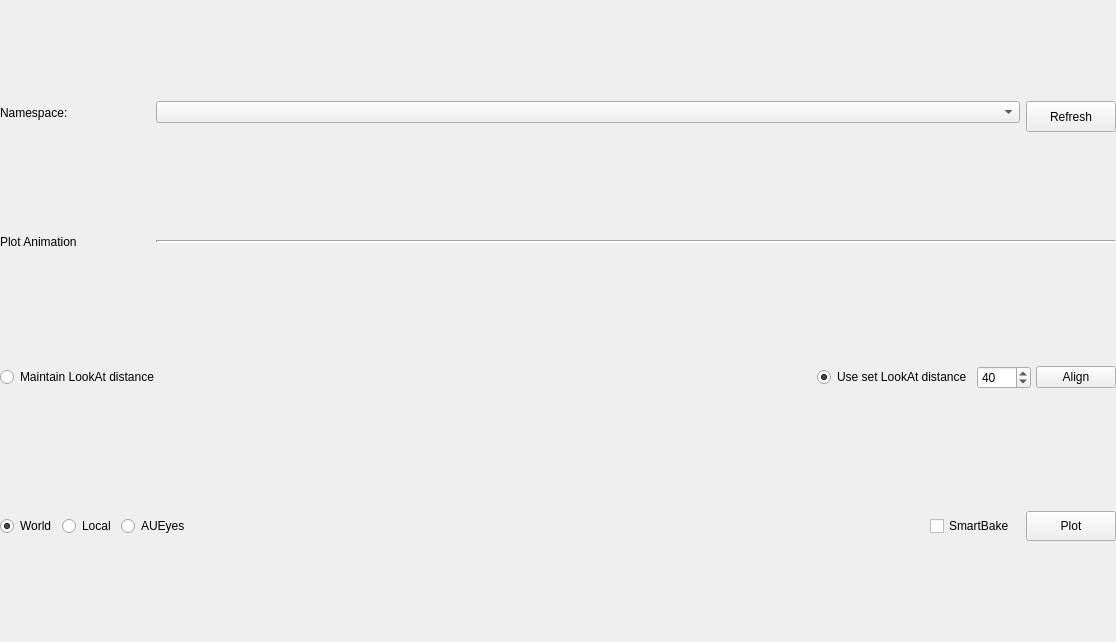
<?xml version="1.0" encoding="UTF-8"?>
<ui version="4.0">
 <class>Form</class>
 <widget class="QWidget" name="Form">
  <property name="geometry">
   <rect>
    <x>0</x>
    <y>0</y>
    <width>1116</width>
    <height>642</height>
   </rect>
  </property>
  <property name="sizePolicy">
   <sizepolicy hsizetype="Expanding" vsizetype="Preferred">
    <horstretch>0</horstretch>
    <verstretch>0</verstretch>
   </sizepolicy>
  </property>
  <property name="windowTitle">
   <string>Form</string>
  </property>
  <layout class="QVBoxLayout" name="verticalLayout">
   <property name="spacing">
    <number>5</number>
   </property>
   <property name="leftMargin">
    <number>0</number>
   </property>
   <property name="topMargin">
    <number>5</number>
   </property>
   <property name="rightMargin">
    <number>0</number>
   </property>
   <property name="bottomMargin">
    <number>5</number>
   </property>
   <item>
    <layout class="QHBoxLayout" name="layout_namespace">
     <property name="spacing">
      <number>6</number>
     </property>
     <property name="leftMargin">
      <number>0</number>
     </property>
     <property name="bottomMargin">
      <number>10</number>
     </property>
     <item>
      <widget class="QLabel" name="lbl_namespace">
       <property name="minimumSize">
        <size>
         <width>150</width>
         <height>0</height>
        </size>
       </property>
       <property name="maximumSize">
        <size>
         <width>75</width>
         <height>16777215</height>
        </size>
       </property>
       <property name="text">
        <string>Namespace:</string>
       </property>
      </widget>
     </item>
     <item>
      <widget class="QComboBox" name="cb_namespace">
       <property name="sizePolicy">
        <sizepolicy hsizetype="Expanding" vsizetype="Fixed">
         <horstretch>0</horstretch>
         <verstretch>0</verstretch>
        </sizepolicy>
       </property>
      </widget>
     </item>
     <item>
      <widget class="QPushButton" name="btn_refresh_namespace">
       <property name="minimumSize">
        <size>
         <width>90</width>
         <height>31</height>
        </size>
       </property>
       <property name="maximumSize">
        <size>
         <width>90</width>
         <height>23</height>
        </size>
       </property>
       <property name="text">
        <string>Refresh</string>
       </property>
      </widget>
     </item>
    </layout>
   </item>
   <item>
    <layout class="QHBoxLayout" name="layout_plot_label">
     <property name="spacing">
      <number>6</number>
     </property>
     <item>
      <widget class="QLabel" name="lbl_plot_animation">
       <property name="sizePolicy">
        <sizepolicy hsizetype="Maximum" vsizetype="Preferred">
         <horstretch>0</horstretch>
         <verstretch>0</verstretch>
        </sizepolicy>
       </property>
       <property name="minimumSize">
        <size>
         <width>150</width>
         <height>0</height>
        </size>
       </property>
       <property name="maximumSize">
        <size>
         <width>75</width>
         <height>16777215</height>
        </size>
       </property>
       <property name="text">
        <string>Plot Animation</string>
       </property>
      </widget>
     </item>
     <item>
      <widget class="Line" name="line_plot_animation">
       <property name="lineWidth">
        <number>2</number>
       </property>
       <property name="orientation">
        <enum>Qt::Horizontal</enum>
       </property>
      </widget>
     </item>
    </layout>
   </item>
   <item>
    <layout class="QHBoxLayout" name="timeline_layout"/>
   </item>
   <item>
    <layout class="QHBoxLayout" name="layout_plot_spacer">
     <item>
      <spacer name="horizontalSpacer_3">
       <property name="orientation">
        <enum>Qt::Horizontal</enum>
       </property>
       <property name="sizeHint" stdset="0">
        <size>
         <width>40</width>
         <height>20</height>
        </size>
       </property>
      </spacer>
     </item>
    </layout>
   </item>
   <item>
    <layout class="QVBoxLayout" name="layout_align_set_lookat">
     <item>
      <layout class="QHBoxLayout" name="layout_set_lookat_distsance">
       <item>
        <widget class="QRadioButton" name="rb_maintain_distance">
         <property name="text">
          <string>Maintain LookAt distance</string>
         </property>
         <attribute name="buttonGroup">
          <string notr="true">lookat_distance_button_group</string>
         </attribute>
        </widget>
       </item>
       <item>
        <spacer name="horizontalSpacer_2">
         <property name="orientation">
          <enum>Qt::Horizontal</enum>
         </property>
         <property name="sizeHint" stdset="0">
          <size>
           <width>40</width>
           <height>20</height>
          </size>
         </property>
        </spacer>
       </item>
       <item>
        <widget class="QRadioButton" name="rb_user_defined_distance">
         <property name="text">
          <string>Use set LookAt distance</string>
         </property>
         <property name="checked">
          <bool>true</bool>
         </property>
         <attribute name="buttonGroup">
          <string notr="true">lookat_distance_button_group</string>
         </attribute>
        </widget>
       </item>
       <item>
        <widget class="QSpinBox" name="spin_box_user_defined_distance">
         <property name="minimum">
          <number>5</number>
         </property>
         <property name="maximum">
          <number>9999</number>
         </property>
         <property name="value">
          <number>40</number>
         </property>
        </widget>
       </item>
       <item>
        <widget class="QPushButton" name="btn_align_lookat">
         <property name="enabled">
          <bool>true</bool>
         </property>
         <property name="text">
          <string>Align</string>
         </property>
        </widget>
       </item>
      </layout>
     </item>
    </layout>
   </item>
   <item>
    <layout class="QHBoxLayout" name="horizontalLayout">
     <item>
      <spacer name="horizontalSpacer_4">
       <property name="orientation">
        <enum>Qt::Horizontal</enum>
       </property>
       <property name="sizeHint" stdset="0">
        <size>
         <width>40</width>
         <height>20</height>
        </size>
       </property>
      </spacer>
     </item>
    </layout>
   </item>
   <item>
    <layout class="QHBoxLayout" name="layout_plot">
     <property name="topMargin">
      <number>5</number>
     </property>
     <item>
      <widget class="QRadioButton" name="rb_world">
       <property name="text">
        <string>World</string>
       </property>
       <property name="checked">
        <bool>true</bool>
       </property>
       <attribute name="buttonGroup">
        <string notr="true">space_button_group</string>
       </attribute>
      </widget>
     </item>
     <item>
      <widget class="QRadioButton" name="rb_local">
       <property name="text">
        <string>Local</string>
       </property>
       <attribute name="buttonGroup">
        <string notr="true">space_button_group</string>
       </attribute>
      </widget>
     </item>
     <item>
      <widget class="QRadioButton" name="rb_au_eyes">
       <property name="text">
        <string>AUEyes   </string>
       </property>
       <attribute name="buttonGroup">
        <string notr="true">space_button_group</string>
       </attribute>
      </widget>
     </item>
     <item>
      <spacer name="horizontalSpacer">
       <property name="orientation">
        <enum>Qt::Horizontal</enum>
       </property>
       <property name="sizeType">
        <enum>QSizePolicy::MinimumExpanding</enum>
       </property>
       <property name="sizeHint" stdset="0">
        <size>
         <width>150</width>
         <height>0</height>
        </size>
       </property>
      </spacer>
     </item>
     <item>
      <widget class="QCheckBox" name="cb_smart_bake">
       <property name="text">
        <string>SmartBake  </string>
       </property>
       <property name="checked">
        <bool>false</bool>
       </property>
      </widget>
     </item>
     <item>
      <widget class="QPushButton" name="btn_plot_anim">
       <property name="sizePolicy">
        <sizepolicy hsizetype="Minimum" vsizetype="Fixed">
         <horstretch>0</horstretch>
         <verstretch>0</verstretch>
        </sizepolicy>
       </property>
       <property name="minimumSize">
        <size>
         <width>90</width>
         <height>30</height>
        </size>
       </property>
       <property name="maximumSize">
        <size>
         <width>90</width>
         <height>16777215</height>
        </size>
       </property>
       <property name="text">
        <string>Plot</string>
       </property>
      </widget>
     </item>
    </layout>
   </item>
  </layout>
 </widget>
 <resources/>
 <connections/>
 <buttongroups>
  <buttongroup name="space_button_group"/>
  <buttongroup name="lookat_distance_button_group"/>
 </buttongroups>
</ui>
